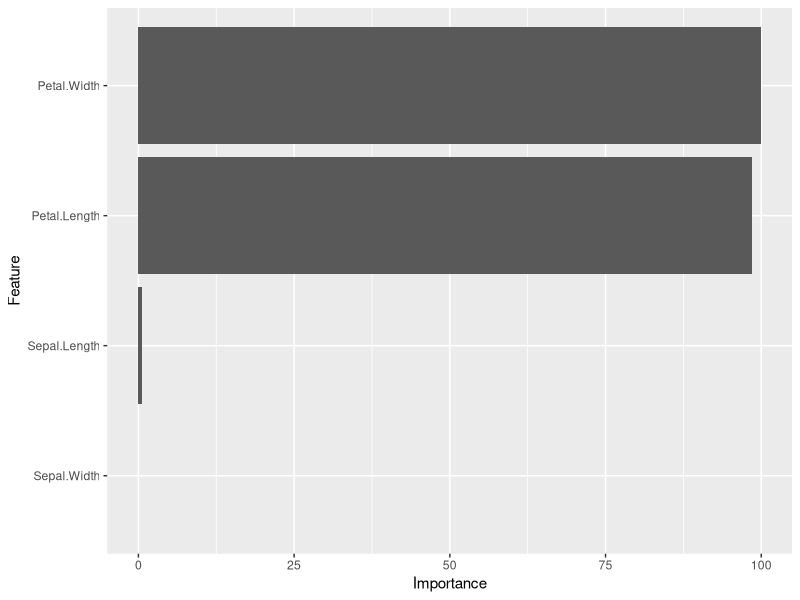

The R source for this figure:
pdf(file = "09-r-varimp.pdf", width = 5.83, height = 4.13)

library(caret)
library(tidyverse)
my_data <- iris

my_model <- train(form = Species ~ ., data = my_data, method = "rf")
ggplot(varImp(my_model))
